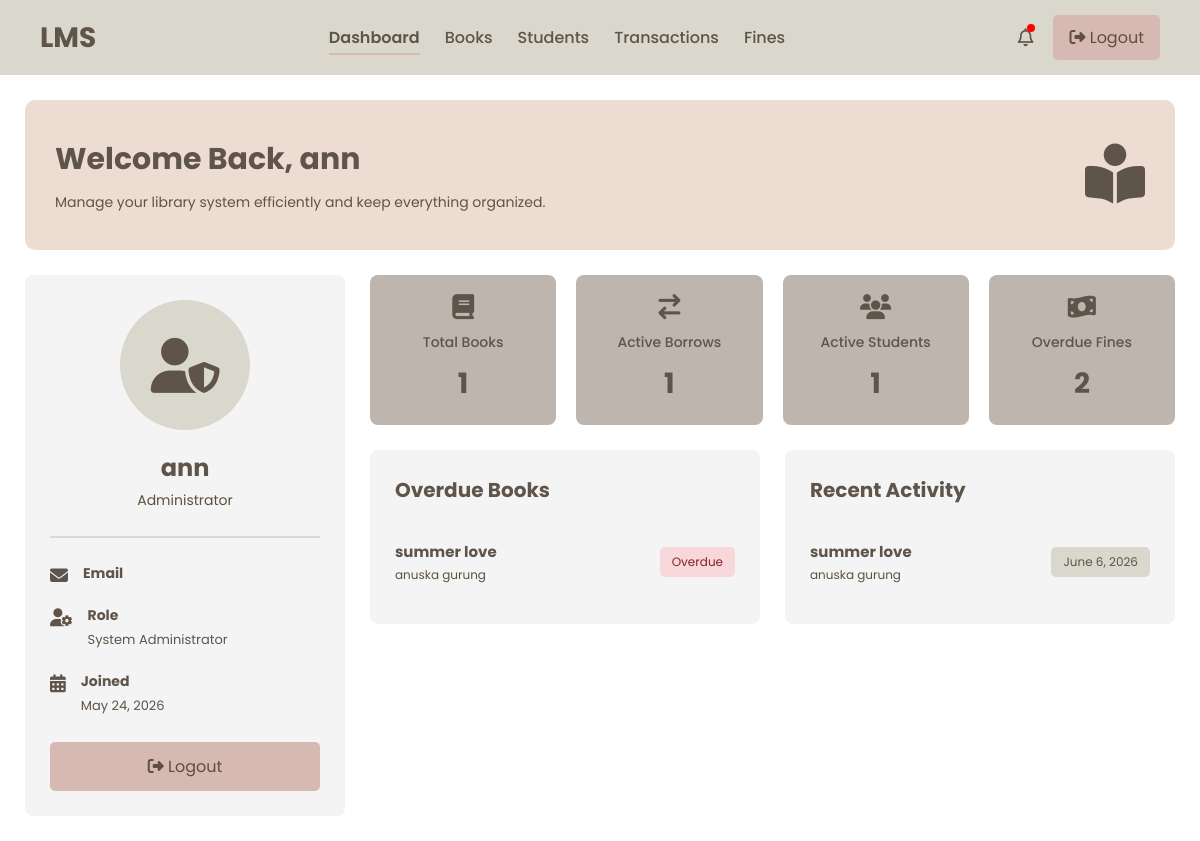
The page /dashboard/ (signed in) on the database its author committed.
### library/models.py (models this page shows, shortened)
class Transaction(models.Model):
    student = models.ForeignKey(
        Student,
        on_delete=models.CASCADE
    )
    book = models.ForeignKey(
        Book,
        on_delete=models.CASCADE
    )
    borrowed_date = models.DateField(
        auto_now_add=True
    )
    return_date = models.DateField(
        null=True,
        blank=True
    )
    is_returned = models.BooleanField(
        default=False
    )

class Book(models.Model):
    title = models.CharField(max_length=200)
    author = models.CharField(max_length=100)
    category = models.CharField(
        max_length=100,
        default='General'
    )
    isbn = models.CharField(
        max_length=50,
        unique=True,
        null=True,
        blank=True
    )
    quantity = models.IntegerField(default=1)
    available = models.BooleanField(default=True)

class Student(models.Model):
    user = models.OneToOneField(User, on_delete=models.CASCADE, null=True, blank=True)
    name = models.CharField(max_length=100)
    email = models.EmailField(unique=True)
    phone = models.CharField(max_length=20, default='')
    department = models.CharField(max_length=100)
    active = models.BooleanField(default=True)
    student_id = models.CharField(max_length=20, unique=True, blank=True)
    date_of_birth = models.DateField(null=True, blank=True)
    profile_picture = models.ImageField(upload_to='profile_pictures/', null=True, blank=True)

### library/views.py (the view)
# urls.py: path('dashboard/', views.dashboard, name='dashboard'),
def dashboard(request):
    total_books = Book.objects.count()
    active_borrows = Transaction.objects.filter(is_returned=False).count()
    active_students = Student.objects.filter(active=True).count()
    overdue_fines = Fine.objects.filter(paid=False).count()
    overdue_books = Transaction.objects.filter(is_returned=False)[:5]
    recent_activity = Transaction.objects.order_by('-borrowed_date')[:5]
    context = {
        'total_books': total_books,
        'active_borrows': active_borrows,
        'active_students': active_students,
        'overdue_fines': overdue_fines,
        'overdue_books': overdue_books,
        'recent_activity': recent_activity,
    }
    return render(
        request,
        'admindashboard.html',
        context
    )

### templates/admindashboard.html (shortened to what this page needs)
{% load static %}
<!DOCTYPE html>
<html lang="en">
<head>
    <link rel="stylesheet"
          href="https://cdnjs.cloudflare.com/ajax/libs/font-awesome/6.5.1/css/all.min.css">
    <link rel="stylesheet"
          href="{% static 'css/admindashboard.css' %}">
</head>
<body>
<div class="container">
    <nav class="navbar">
        <div class="nav-logo">
            <h1>LMS</h1>
        </div>
        <ul class="nav-links">
            <li>
                <a href="{% url 'dashboard' %}" class="active">
                    Dashboard
                </a>
            </li>
            <li>
                <a href="{% url 'books' %}">
                    Books
                </a>
            </li>
            <li>
                <a href="{% url 'students' %}">
                    Students
                </a>
            </li>
            <li>
                <a href="{% url 'transactions' %}">
                    Transactions
                </a>
            </li>
            <li>
                <a href="{% url 'fines' %}">
                    Fines
                </a>
            </li>
        </ul>
        <div class="nav-right">
            <div class="notification">
                <i class="fa-regular fa-bell"></i>
                <span class="dot"></span>
            </div>
            <a href="{% url 'logout' %}" class="logout-btn">
                <i class="fa-solid fa-right-from-bracket"></i>
                Logout
            </a>
        </div>
    </nav>
    <section class="welcome-banner">
        <div>
            <h1>
                Welcome Back, {{ request.user.username }}
            </h1>
            <p>
                Manage your library system efficiently and keep everything organized.
            </p>
        </div>
        <div class="banner-icon">
            <i class="fa-solid fa-book-open-reader"></i>
        </div>
    </section>
    <section class="dashboard-grid">
        <div class="admin-profile">
            <div class="profile-avatar">
                <i class="fa-solid fa-user-shield"></i>
            </div>
            <h2>
                {{ request.user.username }}
            </h2>
            <p class="role">
                Administrator
            </p>
            <hr>
            <div class="profile-info">
                <div class="info-item">
                    <i class="fa-solid fa-envelope"></i>
                    <div>
                        <strong>Email</strong>
                    </div>
                </div>
                <div class="info-item">
                    <i class="fa-solid fa-user-gear"></i>
                    <div>
                        <strong>Role</strong>
                        <span>
                            System Administrator
                        </span>
                    </div>
                </div>
                <div class="info-item">
                    <i class="fa-solid fa-calendar-days"></i>
                    <div>
                        <strong>Joined</strong>
                        <span>
                            {{ request.user.date_joined|date:"F d, Y" }}
                        </span>
                    </div>
                </div>
            </div>
            <a href="{% url 'logout' %}" class="profile-logout">
                <i class="fa-solid fa-right-from-bracket"></i>
                Logout
            </a>
        </div>
        <div class="right-content">
            <div class="cards">
                <div class="card">
                    <i class="fa-solid fa-book"></i>
                    <h3>Total Books</h3>
                    <h2>{{ total_books }}</h2>
                </div>
                <div class="card">
                    <i class="fa-solid fa-arrow-right-arrow-left"></i>
                    <h3>Active Borrows</h3>
                    <h2>{{ active_borrows }}</h2>
                </div>
                <div class="card">
                    <i class="fa-solid fa-users"></i>
                    <h3>Active Students</h3>
                    <h2>{{ active_students }}</h2>
                </div>
                <div class="card">
                    <i class="fa-solid fa-money-bill-wave"></i>
                    <h3>Overdue Fines</h3>
                    <h2>{{ overdue_fines }}</h2>
                </div>
            </div>
            <div class="content-grid">
                <div class="box">
                    <div class="box-header">
                        <h2>Overdue Books</h2>
                    </div>
                    {% for borrow in overdue_books %}
                    <div class="item">
                        <div>
                            <h4>
                                {{ borrow.book.title }}
                            </h4>
                            <p>
                                {{ borrow.student.name }}
                            </p>
                        </div>
                        <span class="danger">
                            Overdue
                        </span>
                    </div>
                    {% empty %}
                    <p>
                        No overdue books found.
                    </p>
                    {% endfor %}
                </div>
                <div class="box">
                    <div class="box-header">
                        <h2>Recent Activity</h2>
                    </div>
                    {% for borrow in recent_activity %}
                    <div class="item">
                        <div>
                            <h4>
                                {{ borrow.book.title }}
                            </h4>
                            <p>
                                {{ borrow.student.name }}
                            </p>
                        </div>
                        <span class="date">
                            {{ borrow.borrowed_date }}
                        </span>
                    </div>
                    {% empty %}
                    <p>
                        No recent activity found.
                    </p>
                    {% endfor %}
                </div>
            </div>
        </div>
    </section>
</div>
</body>
</html>

### assets/css/admindashboard.css (style rules this page uses)
:root { --primary-color: #D9D9D9; --secondary-color: #DAD7CD; --background-color: white; --background-color-table: #F4F4F4; --text-color: #5F5449; --btn-color-1: #D5B9B2; --btn-color-2: #DEDBD8; --btn-color-3: #AAA0A0; --btn-text-color: #5E503F; --background-color-box: #EDDCD2; --box: #BFB5AF; }
* { margin:0; padding:0; box-sizing:border-box; }
body { font-family:'Poppins',sans-serif; background:var(--background-color); color:var(--text-color); }
.container { min-height:100vh; }
.navbar { display:flex; justify-content:space-between; align-items:center; padding:15px 40px; background:var(--secondary-color); }
.nav-logo h1 { color:var(--text-color); font-size:28px; }
.nav-links { display:flex; gap:25px; list-style:none; }
.nav-links a { text-decoration:none; color:var(--text-color); font-weight:500; transition:.3s; }
.nav-links .active { font-weight:600; border-bottom:2px solid var(--btn-color-1); padding-bottom:4px; }
.nav-right { display:flex; align-items:center; gap:20px; }
.notification { position:relative; font-size:18px; cursor:pointer; }
.dot { width:8px; height:8px; background:red; border-radius:50%; position:absolute; top:0; right:-2px; }
.logout-btn { text-decoration:none; background:var(--btn-color-1); color:var(--btn-text-color); padding:10px 16px; border-radius:5px; transition:.3s; }
.welcome-banner { margin:25px; background:var(--background-color-box); border-radius:10px; padding:30px; display:flex; justify-content:space-between; align-items:center; }
.welcome-banner h1 { font-size:30px; margin-bottom:10px; }
.welcome-banner p { font-size:14px; }
.banner-icon { font-size:60px; color:var(--text-color); }
.dashboard-grid { display:flex; gap:25px; padding:0 25px 25px; }
.admin-profile { width:320px; background:var(--background-color-table); border-radius:8px; padding:25px; height:fit-content; }
.profile-avatar { width:130px; height:130px; border-radius:50%; background:var(--secondary-color); display:flex; justify-content:center; align-items:center; margin:auto; }
.profile-avatar i { font-size:55px; color:var(--text-color); }
.admin-profile h2 { text-align:center; margin-top:20px; }
.role { text-align:center; margin-top:5px; color:var(--btn-text-color); font-size:14px; }
.admin-profile hr { margin:25px 0; border:1px solid var(--primary-color); }
.profile-info { display:flex; flex-direction:column; gap:20px; }
.info-item { display:flex; gap:15px; }
.info-item i { font-size:18px; color:var(--text-color); margin-top:4px; }
.info-item strong { display:block; font-size:14px; }
.info-item span { font-size:13px; }
.profile-logout { display:block; margin-top:25px; text-align:center; text-decoration:none; background:var(--btn-color-1); color:var(--btn-text-color); padding:12px; border-radius:5px; transition:.3s; }
.right-content { flex:1; }
.cards { display:grid; grid-template-columns:repeat(4,1fr); gap:20px; margin-bottom:25px; }
.card { background:var(--box); padding:20px; border-radius:8px; text-align:center; transition:.3s; }
.card i { font-size:25px; margin-bottom:12px; color:var(--text-color); }
.card h3 { font-size:14px; font-weight:500; margin-bottom:10px; }
.card h2 { font-size:28px; }
.content-grid { display:grid; grid-template-columns:1fr 1fr; gap:25px; }
.box { background:var(--background-color-table); border-radius:8px; padding:25px; }
.box-header { margin-bottom:20px; }
.box-header h2 { font-size:20px; }
.item { display:flex; justify-content:space-between; align-items:center; padding:15px 0; border-bottom:1px solid var(--primary-color); }
.item:last-child { border-bottom:none; }
.item h4 { font-size:15px; margin-bottom:3px; }
.item p { font-size:12px; color:var(--btn-text-color); }
.danger { background:#F8D7DA; color:#842029; padding:6px 12px; border-radius:5px; font-size:12px; }
.date { background:var(--secondary-color); color:var(--text-color); padding:6px 12px; border-radius:5px; font-size:12px; }

### rows shown on the page
Transaction: book "summer love", student.name "anuska gurung", borrowed_date "June 6, 2026"

### other values the page prints
{{ request.user.username }} "ann"
{{ request.user.date_joined|date:"F d, Y" }} "May 24, 2026"
{{ total_books }} "1"
{{ active_borrows }} "1"
{{ active_students }} "1"
{{ overdue_fines }} "2"
